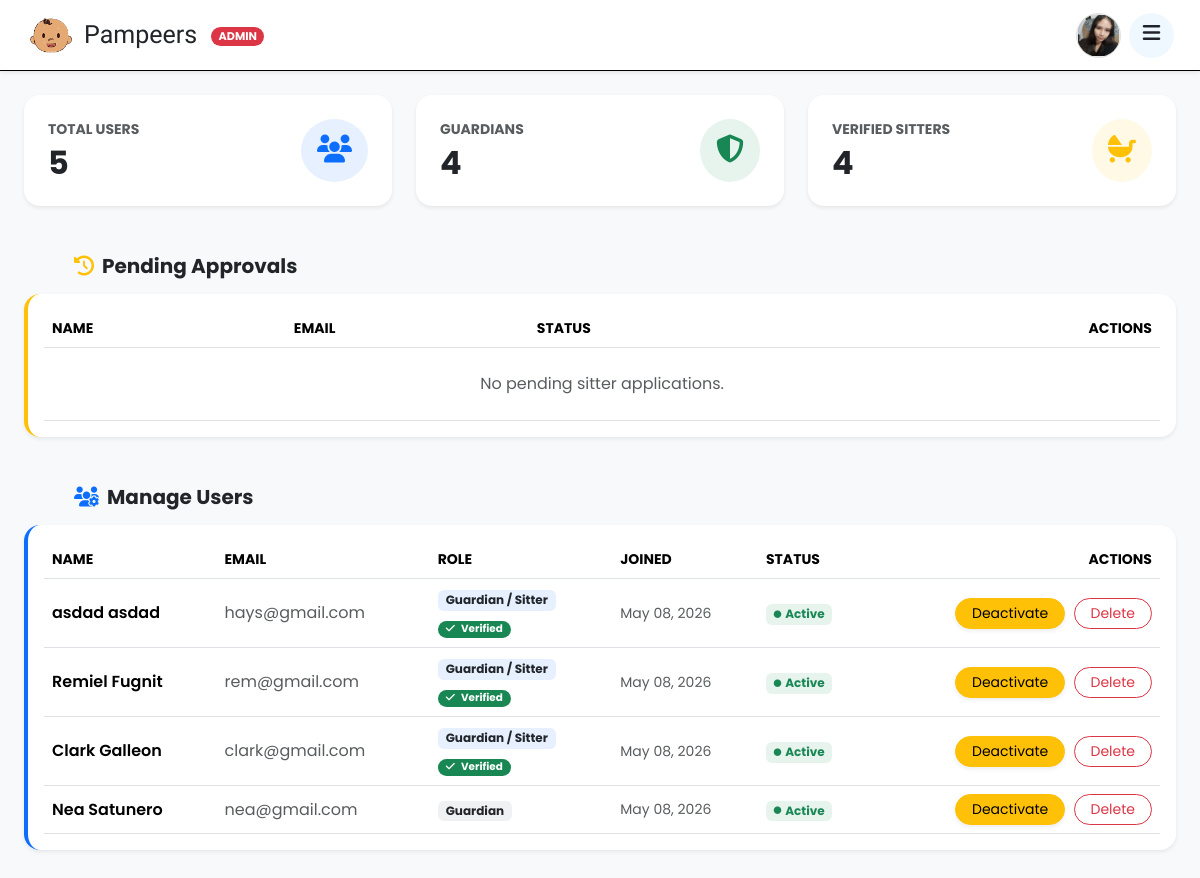
/public/admin/adminDashboard.php (signed in), run on the app's committed database.
### tables this page shows
CREATE TABLE `users` (
  `id` int(11) NOT NULL,
  `uuid` char(36) NOT NULL,
  `firstName` varchar(100) NOT NULL,
  `middleName` varchar(100) DEFAULT NULL,
  `lastName` varchar(100) NOT NULL,
  `bio` text DEFAULT NULL,
  `suffix` varchar(10) DEFAULT NULL,
  `birthDate` date NOT NULL,
  `sex` enum('male','female','other') NOT NULL,
  `role` enum('guardian','sitter','admin') NOT NULL DEFAULT 'guardian',
  `contactNumber` varchar(20) NOT NULL,
  `emailAddress` varchar(150) NOT NULL,
  `username` varchar(100) NOT NULL,
  `password` varchar(255) NOT NULL,
  `streetAddress` varchar(255) NOT NULL,
  `barangay` varchar(255) NOT NULL,
  `cityMunicipality` varchar(255) NOT NULL,
  `province` varchar(255) NOT NULL,
  `country` varchar(255) NOT NULL,
  `zipCode` char(10) NOT NULL,
  `dateCreated` timestamp NOT NULL DEFAULT current_timestamp(),
  `profilePic` varchar(255) NOT NULL DEFAULT 'default.jpg',
  `isActive` tinyint(1) NOT NULL DEFAULT 1,
  `deactivatedAt` datetime DEFAULT NULL,
  `deletedAt` datetime DEFAULT NULL,
  `createdAt` datetime DEFAULT current_timestamp()
);

CREATE TABLE `sitters` (
  `sitterID` int(11) NOT NULL,
  `uuid` char(36) NOT NULL,
  `userID` int(11) NOT NULL,
  `hourlyRate` decimal(10,2) NOT NULL DEFAULT 0.00,
  `experience` int(11) NOT NULL DEFAULT 0,
  `acceptedAges` varchar(255) DEFAULT NULL,
  `isAvailable` tinyint(1) NOT NULL DEFAULT 1,
  `ratingAverage` decimal(3,2) DEFAULT NULL,
  `verificationStatus` enum('pending','verified','rejected') NOT NULL DEFAULT 'pending',
  `createdAt` timestamp NOT NULL DEFAULT current_timestamp(),
  `allowedAges` varchar(255) DEFAULT 'Baby, Toddler, Child, Kid'
);

### public/admin/adminDashboard.php (the view, shortened to what this page needs)
<?php
require_once __DIR__ . '/../../app/middleware/auth.php';
$adminId = $_SESSION['user_id'];
$stmt = $conn->prepare("SELECT firstName, lastName, profilePic FROM users WHERE id = ? LIMIT 1");
$stmt->bind_param("i", $adminId);
$stmt->execute();
$admin = $stmt->get_result()->fetch_assoc() ?? [];
$totalUsers = $conn->query("SELECT COUNT(*) AS total FROM users WHERE deletedAt IS NULL")->fetch_assoc()['total'] ?? 0;
$totalGuardians = $conn->query("SELECT COUNT(*) AS total FROM users WHERE role = 'guardian' AND deletedAt IS NULL")->fetch_assoc()['total'] ?? 0;
$totalSitters = $conn->query("SELECT COUNT(*) AS total FROM sitters WHERE verificationStatus = 'verified'")->fetch_assoc()['total'] ?? 0;
$recentUsersResult = $conn->query("
    SELECT u.id, u.firstName, u.lastName, u.emailAddress, u.role, u.createdAt AS dateJoined, u.isActive, s.verificationStatus,
           IF(s.sitterID IS NOT NULL, 'Guardian / Sitter', 'Guardian') AS displayRole
    FROM users u
    LEFT JOIN sitters s ON u.id = s.userID
    WHERE u.role != 'admin' AND u.deletedAt IS NULL
    ORDER BY u.createdAt DESC LIMIT 10
");
$pendingSitters = $conn->query("
    SELECT s.sitterID, u.id as userID, u.firstName, u.lastName, u.emailAddress, s.verificationStatus
    FROM sitters s
    JOIN users u ON s.userID = u.id
    WHERE s.verificationStatus = 'pending' AND u.deletedAt IS NULL
    ORDER BY s.createdAt DESC
");
?>
<!DOCTYPE html>
<html lang="en">
<head>
    <link rel="stylesheet" href="https://cdnjs.cloudflare.com/ajax/libs/font-awesome/6.5.1/css/all.min.css">
    <link href="https://cdn.jsdelivr.net/npm/bootstrap@5.3.3/dist/css/bootstrap.min.css" rel="stylesheet">
    <link rel="stylesheet" href="../css/dashboard.css">
</head>
<body class="bg-light">
<header class="sticky-top custom-header bg-white shadow-sm">
    <div class="nav-container d-flex align-items-center justify-content-between px-3">
        <div class="d-flex align-items-center gap-2">
            <img src="/Pampeers/app/uploads/pampeerlogo.png" alt="logo" class="logo-img">
            <p class="brand m-0">Pampeers <span class="badge bg-danger rounded-pill ms-2" style="font-family:'Poppins', sans-serif; font-size: 0.7rem; vertical-align: middle;">ADMIN</span></p>
        </div>
        <div class="right-side-p d-flex align-items-center gap-2">
            <div class="profile-wrapper">
                <img src="/Pampeers/app/uploads/profiles/<?= htmlspecialchars($admin['profilePic'] ?? 'default.jpg'); ?>" class="profile-img border" alt="Profile">
            </div>
            <div class="dropdown">
                <button class="btn border-0 shadow-none" type="button" data-bs-toggle="dropdown" aria-expanded="false">
                    <i class="fa-solid fa-bars fs-5"></i>
                </button>
            </div>
        </div>
    </div>
</header>
<main class="container-fluid mt-4 px-4 pb-5">
    <div class="row g-4 mb-5">
        <div class="col-md-4">
            <div class="card border-0 shadow-sm rounded-4 p-4 h-100">
                <div class="d-flex justify-content-between align-items-center">
                    <div>
                        <p class="text-muted mb-1 fw-bold text-uppercase small">Total Users</p>
                        <h2 class="fw-bold m-0 text-dark"><?= $totalUsers ?></h2>
                    </div>
                    <div class="bg-primary bg-opacity-10 p-3 rounded-circle text-primary">
                        <i class="fa-solid fa-users fs-3"></i>
                    </div>
                </div>
            </div>
        </div>
        <div class="col-md-4">
            <div class="card border-0 shadow-sm rounded-4 p-4 h-100">
                <div class="d-flex justify-content-between align-items-center">
                    <div>
                        <p class="text-muted mb-1 fw-bold text-uppercase small">Guardians</p>
                        <h2 class="fw-bold m-0 text-dark"><?= $totalGuardians ?></h2>
                    </div>
                    <div class="bg-success bg-opacity-10 p-3 rounded-circle text-success">
                        <i class="fa-solid fa-shield-halved fs-3"></i>
                    </div>
                </div>
            </div>
        </div>
        <div class="col-md-4">
            <div class="card border-0 shadow-sm rounded-4 p-4 h-100">
                <div class="d-flex justify-content-between align-items-center">
                    <div>
                        <p class="text-muted mb-1 fw-bold text-uppercase small">Verified Sitters</p>
                        <h2 class="fw-bold m-0 text-dark"><?= $totalSitters ?></h2>
                    </div>
                    <div class="bg-warning bg-opacity-10 p-3 rounded-circle text-warning">
                        <i class="fa-solid fa-baby-carriage fs-3"></i>
                    </div>
                </div>
            </div>
        </div>
    </div>
    <div class="section-title h5 fw-bold mb-3 text-dark"><i class="fa-solid fa-clock-rotate-left text-warning me-2"></i>Pending Approvals</div>
    <div class="card border-0 shadow-sm rounded-4 p-3 mb-5 border-start border-warning border-4">
        <div class="table-responsive">
            <table class="table align-middle table-hover mb-0">
                <thead class="text-muted small text-uppercase">
                    <tr>
                        <th>Name</th>
                        <th>Email</th>
                        <th>Status</th>
                        <th class="text-end">Actions</th>
                    </tr>
                </thead>
                <tbody>
                    <?php if ($pendingSitters->num_rows > 0): ?>
                        <?php while ($sitter = $pendingSitters->fetch_assoc()): ?>
                            <tr>
                                <td class="fw-semibold"><?= htmlspecialchars($sitter['firstName'] . ' ' . $sitter['lastName']) ?></td>
                                <td class="text-muted"><?= htmlspecialchars($sitter['emailAddress'] ?? 'No email') ?></td>
                                <td><span class="badge bg-warning text-dark px-3 rounded-pill">Pending</span></td>
                                <td class="text-end">
                                    <a href="/Pampeers/app/controllers/admin/verifySitter.php?id=<?= $sitter['sitterID'] ?>&action=approve" class="btn btn-success btn-sm rounded-pill px-3 shadow-sm me-1">Approve</a>
                                    <a href="/Pampeers/app/controllers/admin/verifySitter.php?id=<?= $sitter['sitterID'] ?>&action=reject" class="btn btn-outline-danger btn-sm rounded-pill px-3">Reject</a>
                                </td>
                            </tr>
                        <?php endwhile; ?>
                    <?php else: ?>
                        <tr><td colspan="4" class="text-center py-4 text-muted">No pending sitter applications.</td></tr>
                    <?php endif; ?>
                </tbody>
            </table>
        </div>
    </div>
    <div class="section-title h5 fw-bold mb-3 text-dark"><i class="fa-solid fa-users-gear text-primary me-2"></i>Manage Users</div>
    <div class="card border-0 shadow-sm rounded-4 p-3 border-start border-primary border-4">
        <div class="table-responsive">
            <table class="table align-middle table-hover mb-0">
                <thead class="text-muted small text-uppercase">
                    <tr>
                        <th>Name</th>
                        <th>Email</th>
                        <th>Role</th>
                        <th>Joined</th>
                        <th>Status</th>
                        <th class="text-end">Actions</th>
                    </tr>
                </thead>
                <tbody>
                    <?php if ($recentUsersResult->num_rows > 0): ?>
                        <?php while ($u = $recentUsersResult->fetch_assoc()): ?>
                            <tr>
                                <td class="fw-semibold"><?= htmlspecialchars($u['firstName'] . ' ' . $u['lastName']) ?></td>
                                <td class="text-muted"><?= htmlspecialchars($u['emailAddress'] ?? 'No email') ?></td>
                                <td>
                                    <span class="badge <?= strpos($u['displayRole'], 'Sitter') !== false ? 'bg-primary' : 'bg-secondary' ?> bg-opacity-10 text-dark px-2 rounded">
                                        <?= htmlspecialchars($u['displayRole']) ?>
                                    </span>
                                    <?php if (strpos($u['displayRole'], 'Sitter') !== false && !empty($u['verificationStatus'])): ?>
                                        <div class="mt-1">
                                            <?php
                                                $vStatus = $u['verificationStatus'];
                                                $badgeClass = 'bg-secondary';
                                                if ($vStatus === 'verified') $badgeClass = 'bg-success';
                                                elseif ($vStatus === 'pending') $badgeClass = 'bg-warning text-dark';
                                                elseif ($vStatus === 'rejected') $badgeClass = 'bg-danger';
                                            ?>
                                            <span class="badge <?= $badgeClass ?> px-2 rounded-pill" style="font-size: 0.65rem;">
                                                <i class="fa-solid <?= $vStatus === 'verified' ? 'fa-check' : ($vStatus === 'pending' ? 'fa-clock' : 'fa-xmark') ?> me-1"></i>
                                                <?= ucfirst(htmlspecialchars($vStatus)) ?>
                                            </span>
                                        </div>
                                    <?php endif; ?>
                                </td>
                                <td class="text-muted small"><?= date('M d, Y', strtotime($u['dateJoined'])) ?></td>
                                <td>
                                    <?php if ($u['isActive']): ?>
                                        <span class="badge bg-success bg-opacity-10 text-success"><i class="fa-solid fa-circle fa-2xs me-1"></i>Active</span>
                                    <?php else: ?>
                                        <span class="badge bg-danger bg-opacity-10 text-danger"><i class="fa-solid fa-circle fa-2xs me-1"></i>Inactive</span>
                                    <?php endif; ?>
                                </td>
                                <td class="text-end">
                                    <?php if ($u['isActive']): ?>
                                        <form action="/Pampeers/app/controllers/admin/deactivateUser.php" method="POST" class="d-inline">
                                            <button type="submit" class="btn btn-warning btn-sm rounded-pill px-3 shadow-sm" onclick="return confirm('Deactivate this user?');">Deactivate</button>
                                        </form>
                                    <?php endif; ?>
                                    <form action="/Pampeers/app/controllers/admin/deleteUser.php" method="POST" class="d-inline ms-1">
                                        <button type="submit" class="btn btn-outline-danger btn-sm rounded-pill px-3" onclick="return confirm('WARNING: Permanently delete this user?');">
                                            Delete
                                        </button>
                                    </form>
                                </td>
                            </tr>
                        <?php endwhile; ?>
                    <?php else: ?>
                        <tr><td colspan="6" class="text-center py-4 text-muted">No users found.</td></tr>
                    <?php endif; ?>
                </tbody>
            </table>
        </div>
    </div>
</main>
</body>
</html>

### public/css/dashboard.css (style rules this page uses)
body { background: #FFFDF7; font-family: 'Poppins', sans-serif; margin: 0; }
.custom-header { background: #FFFDF7; border-bottom: 1px solid #000; padding: 10px; }
.logo-img { width: 50px; height: 50px; }
.brand { font-size: 25px; font-family: 'Ribeye', cursive; margin: 0; }
.dropdown { width: 45px; height: 45px; border-radius: 50%; text-decoration: none; color: #666; background-color: #F0F8FF; display: flex; justify-content: center; align-items: center; }
.profile-wrapper { width: 45px; height: 45px; border-radius: 50%; overflow: hidden; display: flex; align-items: center; justify-content: center; border: 1px solid #ddd; }
.profile-img { width: 100%; height: 100%; object-fit: cover; }
.section-title { font-size: 20px; font-weight: bold; margin: 20px 0 10px 50px; }

### data on the page
users: profilePic (picture)
sitters: userID.lastName "asdad asdad", userID.emailAddress "hays@gmail.com", displayRole "Guardian / Sitter", verificationStatus "Verified", userID.createdAt "May 08, 2026"
sitters: userID.lastName "Remiel Fugnit", userID.emailAddress "rem@gmail.com", displayRole "Guardian / Sitter", verificationStatus "Verified", userID.createdAt "May 08, 2026"
sitters: userID.lastName "Clark Galleon", userID.emailAddress "clark@gmail.com", displayRole "Guardian / Sitter", verificationStatus "Verified", userID.createdAt "May 08, 2026"
users: firstName+lastName "Nea Satunero", emailAddress "nea@gmail.com", displayRole "Guardian", createdAt "May 08, 2026", isActive "Active"

### other printed values
$totalUsers "5"
$totalGuardians "4"
$totalSitters "4"
